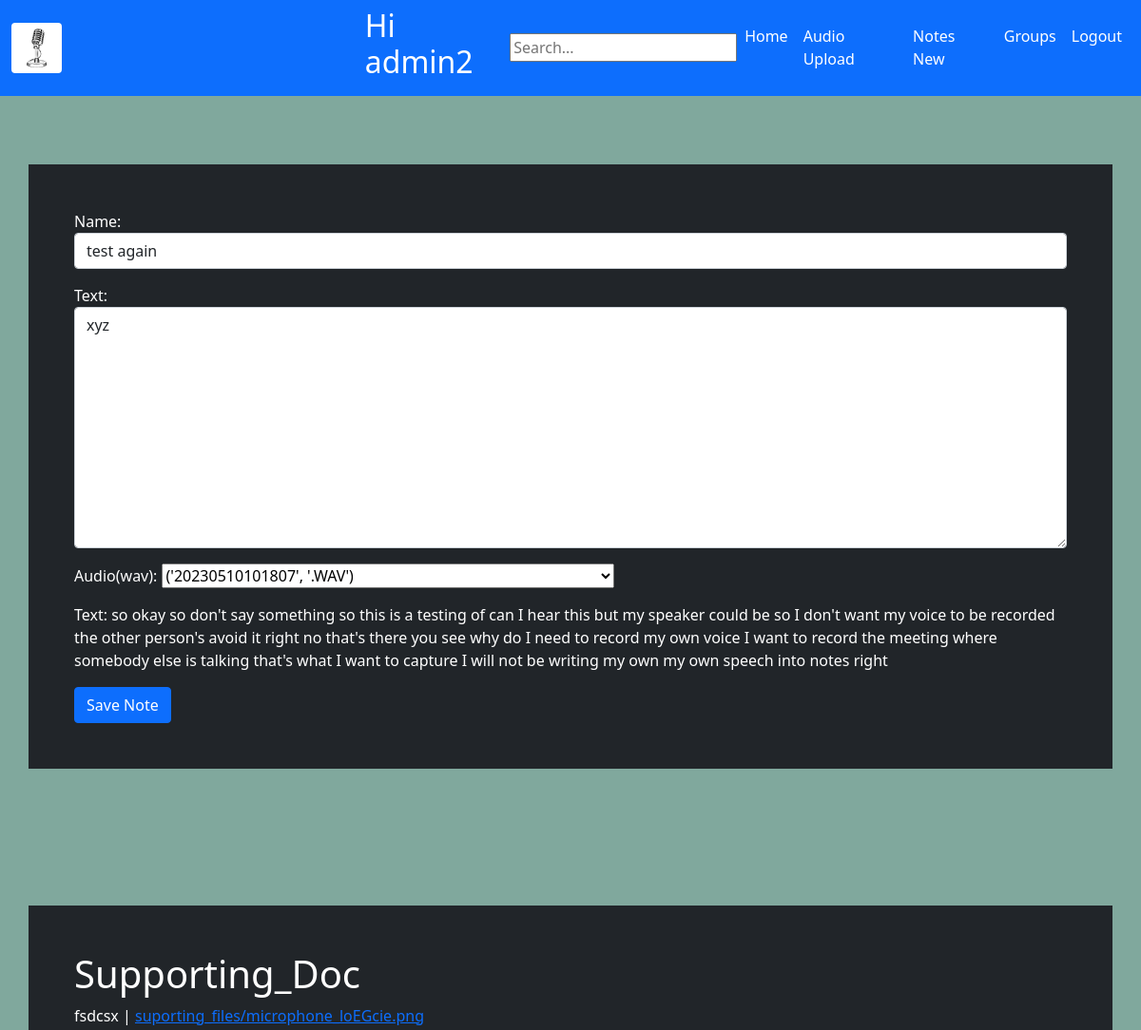
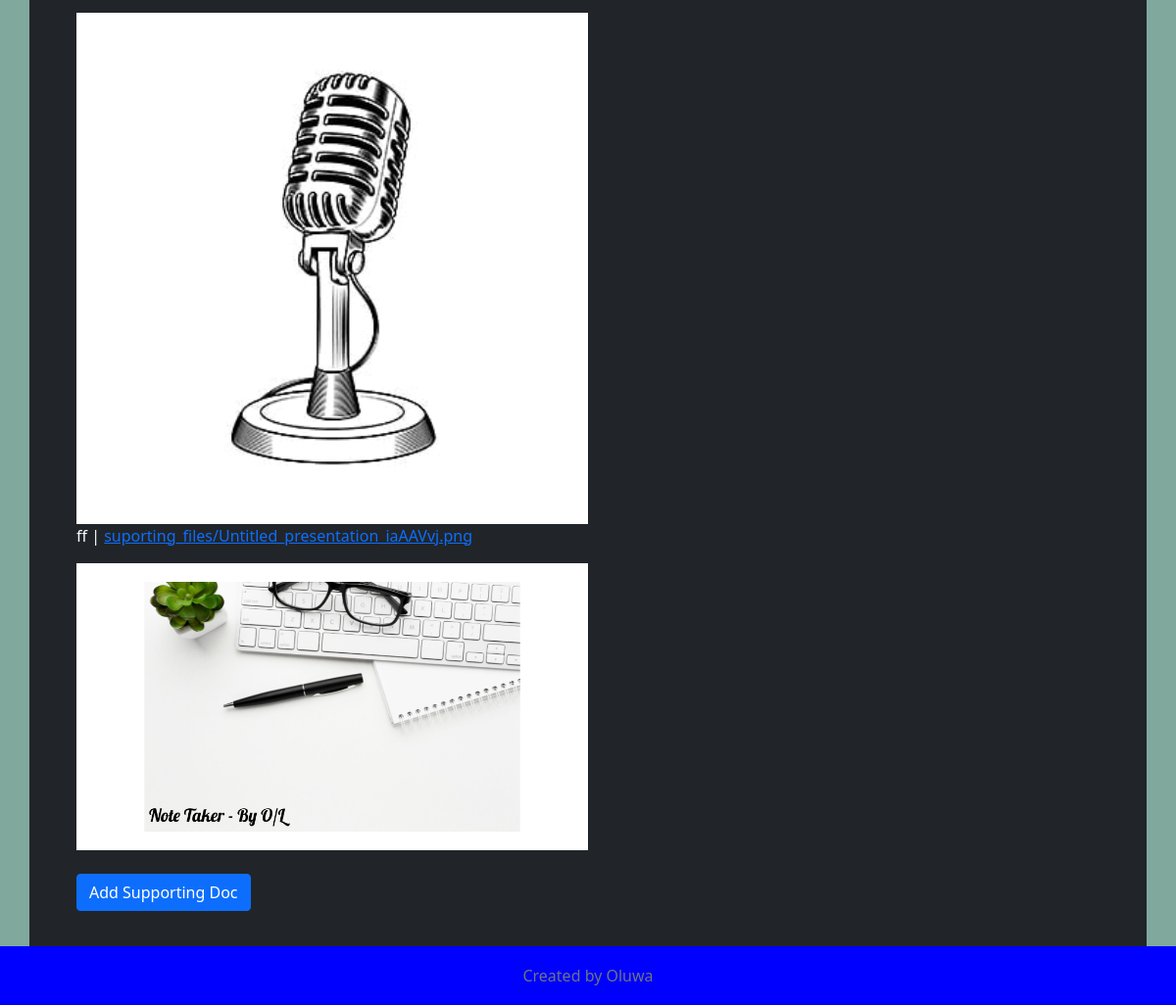
The app's page /notes_edit/2/ (signed in) with its own data (2 pictures, top to bottom).
### home/models.py (models this page shows, shortened)
class User(AbstractUser):
    is_user = models.BooleanField(default=True)
    def __str__(self):
        return self.username

class Notes(models.Model):
    id = models.AutoField(primary_key=True)
    name = models.CharField(max_length=45, null=True)
    note = models.TextField()
    audio = models.ForeignKey(Audio, null=True, blank=True, on_delete=models.CASCADE)
    file_audio = models.TextField(null=True, blank=True,)
    file_text = models.TextField(max_length=45, null=True, blank=True)
    user = models.ForeignKey(User, on_delete=models.CASCADE)
    date = models.DateTimeField(null=True, blank=True, auto_now_add=True)

class Audio(models.Model):
    id = models.AutoField(primary_key=True)
    name = models.CharField(max_length=45, null=True)
    file_text = models.TextField(null=True, blank=True)
    audio_file = models.FileField(upload_to='audio/')
    user = models.ForeignKey(User, null=True, blank=True, on_delete=models.CASCADE)
    date = models.DateTimeField(null=True, blank=True, auto_now_add=True)
    def __str__(self):
        return self.name

class Supporting_Doc(models.Model):
    id = models.AutoField(primary_key=True)
    name = models.CharField(max_length=45, null=True)
    supporting_doc = models.FileField(null=True, blank=True, upload_to='suporting_files/')
    note = models.ForeignKey(Notes, on_delete=models.CASCADE)

### home/views.py (the view)
# urls.py: path('notes_edit/<int:prodid>/', views.note_editor, name="edit_note" ),
@login_required
def note_editor(requset, prodid):
    note = Notes.objects.get(id=prodid)
    supporting_doc = Supporting_Doc.objects.filter(note=note)
    if requset.method == 'POST':
        form = NoteEditorForm(requset.POST, instance=note)
        if form.is_valid():
            form.save()
            return render(requset, 'home/edit.html', {'form': form, 'note_id': note.id, 'note': note})
    else:
        form = NoteEditorForm(instance=note)
    return render(requset, 'home/edit.html', {'form': form, 'note_id': note.id, 'note': note, 'sup': supporting_doc})

### home/forms.py
class NoteEditorForm(forms.ModelForm):
    name = forms.CharField(label='Name',widget=forms.TextInput(attrs={'class': 'form-control'}))
    note = forms.CharField(label='Text',widget=forms.Textarea( attrs={'class': 'form-control'}))
    class Meta:
        model = Notes
        fields = ['name','note', 'audio']
        labels = {
            'audio' : "Audio(wav):",
        }

### home/templates/home/edit.html (shortened to what this page needs)
{% extends "home/base.html" %}
{% block content %}
<div class="container p-5 my-5 bg-dark text-white">
    <form  enctype="multipart/form-data" method="post">
        {{ form.as_p }}
        <p> Text: {{ note.audio.file_text }} </p>
        <button class="btn btn-primary" type="submit">Save Note</button>
    </form>
</div>
<div class="container p-5 my-5 bg-dark text-white">
    <h1>Supporting_Doc</h1>
    {% for file in sup %}
    <p> {{ file.name }} | <a href="{{file.supporting_doc.url}}">{{ file.supporting_doc }}</a> </p>
    {% if file.supporting_doc.url|lower|slice:"-4:" == ".pdf" %}
        <object data="{{ file.supporting_doc.url }}" type="application/pdf" width="50%" height="50%">
            <p>Your web browser doesn't have a PDF plugin.
            Instead you can <a href="{{ file.supporting_doc.url }}">click here to
            download the PDF file.</a></p>
        </object>
    {% elif file.supporting_doc.url|lower|slice:"-4:" == ".doc" or file.supporting_doc.url|lower|slice:"-4:" == ".docx" %}
        <object data="{{ file.supporting_doc.url }}" type="application/msword" width="50%" height="50%">
            <p>Your web browser doesn't have a Word plugin.
            Instead you can <a href="{{ file.supporting_doc.url }}">click here to
            download the Word file.</a></p>
        </object>
    {% elif file.supporting_doc.url|lower|slice:"-4:" == ".pdf" %}
        <iframe src="{{ file.supporting_doc.url }}" width="50%" height="50%"></iframe>
    {% elif file.supporting_doc.url|lower|slice:"-4:" == ".jpg" or file.supporting_doc.url|lower|slice:"-5:" == ".jpeg" or file.supporting_doc.url|lower|slice:"-4:" == ".png" %}
        <img src="{{ file.supporting_doc.url }}" width="50%" />
    {% endif %}
    {% endfor %}
    {% if note_id %}
    <a class="btn btn-primary" href="{% url 'add_doc' note_id=note_id %}">Add Supporting Doc</a>
    {% endif%}
</div>
{% endblock %}

### home/templates/home/base.html (shortened to what this page needs)
{% load static %}
<!DOCTYPE html>
<html lang="en">
<head>
  <link href="https://cdn.jsdelivr.net/npm/bootstrap@5.0.2/dist/css/bootstrap.min.css" rel="stylesheet"
>
</head>
<body>
  <nav class="navbar navbar-expand-sm bg-primary">
    <div class="container-fluid">
        <a class="navbar-brand" href="#">
            <img src="/media/logo/microphone.png" alt="Logo" class="rounded" style="width:15%;">
        </a>
        <h2>Hi {{ request.user }}</h2>
        <input type="text" id="searchInput" onkeyup="search_animal()" placeholder="Search...">
        <ul class="navbar-nav">
            <li class="nav-item">
                <a class="nav-link custom-nav-link" href="/">Home</a>
            </li>
            {% if not request.user.is_authenticated %}
            <li class="nav-item">
                <a class="nav-link custom-nav-link" href="/signup">Register</a>
            </li>
            <li class="nav-item">
                <a class="nav-link custom-nav-link" href="/login">Login</a>
            </li>
            {% else %}
            <li class="nav-item">
                <a class="nav-link custom-nav-link" href="/audio_upload">Audio Upload</a>
            </li>
            <li class="nav-item">
                <a class="nav-link custom-nav-link" href="/notes_new">Notes New</a>
            </li>
            <li class="nav-item">
              <a class="nav-link custom-nav-link" href="/groups">Groups</a>
            </li>
            <li class="nav-item">
                <a class="nav-link custom-nav-link" href="/logout">Logout</a>
            </li>
            {% endif %}
        </ul>
    </div>
</nav>
  <br>
  {% block content %}
  {% endblock %}
    <footer class="footer">
      <div class="container">
        <span class="text-muted">Created by Oluwa</span>
      </div>
    </footer>
</body>
</html>

### home/templates/home/base.html (style rules this page uses)
body { background-image: url("/media/logo/background1234.jpg"); background-size: cover; }
h1 { color: #ffffff; }
h2 { color: #ffffff; }
p { color: #ffffff; }
.custom-nav-link { color: #ffffff; }
.navbar { background-color: blue; }
.footer { text-align: center; position: fixed; bottom: 0; width: 100%; height: 60px; line-height: 60px; background-color: blue; }

### records on screen
User: user "admin2"
Notes: name "test again", note "xyz", audio "('20230510101807', '.WAV')", audio.file_text "so okay so don't say something so this is a testing of can I hear this but my speaker could be so I don't want my voice to be recorded the other person's avoid it right no that's there you see why do I need to record my own voice I want to record the meeting where somebody else is talking that's what I want to capture I will not be writing my own my own speech into notes right"
Supporting_Doc: name "fsdcsx", supporting_doc "suporting_files/microphone_loEGcie.png", supporting_doc (picture)
Supporting_Doc: name "ff", supporting_doc "suporting_files/Untitled_presentation_iaAAVvj.png", supporting_doc (picture)
